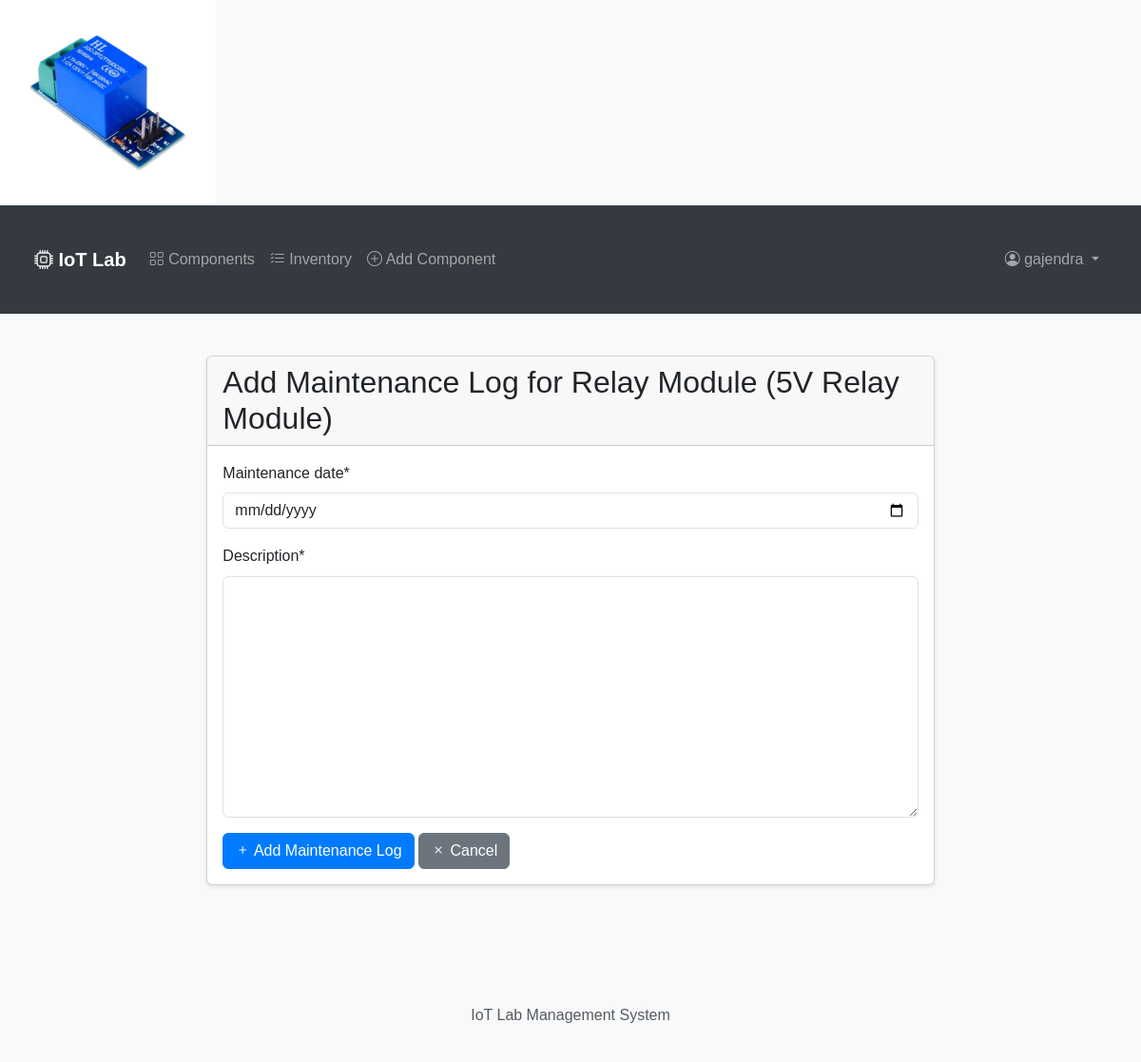
The page /component/10/maintenance/ (signed in) on the database its author committed.
### components/models.py (models this page shows, shortened)
class Component(models.Model):
    STATUS_CHOICES = [
        ('available', 'Available'),
        ('in_use', 'In Use'),
        ('maintenance', 'Under Maintenance'),
        ('retired', 'Retired'),
    ]
    name = models.CharField(max_length=200)
    category = models.ForeignKey(Category, on_delete=models.CASCADE, related_name='components')
    description = models.TextField()
    serial_number = models.CharField(max_length=100, unique=True, null=True, blank=True)
    quantity = models.PositiveIntegerField(default=1)
    status = models.CharField(max_length=20, choices=STATUS_CHOICES, default='available')
    location = models.CharField(max_length=200)
    purchase_date = models.DateField()
    last_maintenance_date = models.DateField(null=True, blank=True)
    next_maintenance_date = models.DateField(null=True, blank=True)
    created_by = models.ForeignKey(User, on_delete=models.CASCADE, related_name='created_components')
    created_at = models.DateTimeField(auto_now_add=True)
    updated_at = models.DateTimeField(auto_now=True)
    image = models.ImageField(upload_to='components/', null=True, blank=True)

### components/views.py (the view)
# urls.py: path('component/<int:pk>/maintenance/', views.add_maintenance_log, name='add-maintenance-log'),
@login_required
def add_maintenance_log(request, pk):
    component = get_object_or_404(Component, pk=pk)
    if request.method == 'POST':
        form = MaintenanceLogForm(request.POST)
        if form.is_valid():
            maintenance_log = form.save(commit=False)
            maintenance_log.component = component
            maintenance_log.performed_by = request.user
            maintenance_log.save()
            messages.success(request, 'Maintenance log added successfully!')
            return redirect('component-detail', pk=pk)
    else:
        form = MaintenanceLogForm()
    return render(request, 'components/maintenance_log_form.html', {'form': form, 'component': component})

### components/forms.py
class MaintenanceLogForm(forms.ModelForm):
    class Meta:
        model = MaintenanceLog
        fields = ['maintenance_date', 'description']
        widgets = {
            'maintenance_date': forms.DateInput(attrs={'type': 'date'}),
        }

### components/templates/components/maintenance_log_form.html (shortened to what this page needs)
{% extends "components/base.html" %}
{% load crispy_forms_tags %}
{% block content %}
<div class="row">
    <div class="col-md-8 offset-md-2">
        <div class="card">
            <div class="card-header">
                <h2 class="mb-0">Add Maintenance Log for {{ component.name }}</h2>
            </div>
            <div class="card-body">
                <form method="post">
                    {{ form|crispy }}
                    <div class="mt-3">
                        <button type="submit" class="btn btn-primary">
                            <i class="bi bi-plus"></i> Add Maintenance Log
                        </button>
                        <a href="{% url 'component-detail' component.pk %}" class="btn btn-secondary">
                            <i class="bi bi-x"></i> Cancel
                        </a>
                    </div>
                </form>
            </div>
        </div>
    </div>
</div>
{% endblock %}

### components/templates/components/base.html (shortened to what this page needs)
<!DOCTYPE html>
<html lang="en">
<head>
    <link href="https://cdn.jsdelivr.net/npm/bootstrap@5.3.0/dist/css/bootstrap.min.css" rel="stylesheet">
    <link rel="stylesheet" href="https://cdn.jsdelivr.net/npm/bootstrap-icons@1.7.2/font/bootstrap-icons.css">
    {% load static %}
    <link rel="stylesheet" href="/lab-manager/static/css/main.css">
    {% get_media_prefix as media_prefix %}
    <img src="{{ media_prefix }}components/{{ component.image.name }}">
</head>
<body>
    <nav class="navbar navbar-expand-lg navbar-dark">
        <div class="container">
            <a class="navbar-brand" href="{% url 'home' %}">
                <i class="bi bi-cpu"></i> IoT Lab
            </a>
            <div class="collapse navbar-collapse" id="navbarNav">
                <ul class="navbar-nav me-auto">
                    <li class="nav-item">
                        <a class="nav-link" href="{% url 'component-list' %}">
                            <i class="bi bi-grid"></i> Components
                        </a>
                    </li>
                    <li class="nav-item">
                        <a class="nav-link" href="{% url 'inventory-list' %}">
                            <i class="bi bi-list-check"></i> Inventory
                        </a>
                    </li>
                    {% if user.is_authenticated %}
                    <li class="nav-item">
                        <a class="nav-link" href="{% url 'component-create' %}">
                            <i class="bi bi-plus-circle"></i> Add Component
                        </a>
                    </li>
                    {% endif %}
                </ul>
                <ul class="navbar-nav">
                    {% if user.is_authenticated %}
                    <li class="nav-item dropdown">
                        <a class="nav-link dropdown-toggle" href="#" id="userDropdown" role="button" data-bs-toggle="dropdown">
                            <i class="bi bi-person-circle"></i> {{ user.username }}
                        </a>
                    </li>
                    {% else %}
                    <li class="nav-item">
                        <a class="nav-link" href="{% url 'login' %}">
                            <i class="bi bi-box-arrow-in-right"></i> Login
                        </a>
                    </li>
                    {% endif %}
                </ul>
            </div>
        </div>
    </nav>
    <div class="container mt-4">
        {% block content %}
        {% endblock %}
    </div>
    <footer class="footer mt-5 py-3 bg-light">
        <div class="container text-center">
            <span class="text-muted">IoT Lab Management System</span>
        </div>
    </footer>
</body>
</html>

### components/static/css/main.css (style rules this page uses)
body { font-family: Arial, sans-serif; line-height: 1.6; margin: 0; padding: 0; background-color: #f8f9fa; }
.container { max-width: 1200px; margin: 0 auto; padding: 20px; }
.navbar { background-color: #343a40; padding: 1rem; }
.navbar-brand { color: white; font-weight: bold; }
.card { margin-bottom: 20px; box-shadow: 0 2px 4px rgba(0,0,0,0.1); }
.btn-primary { background-color: #007bff; border-color: #007bff; }

### rows shown on the page
Component: image.name (picture), name "Relay Module (5V Relay Module)"

### other values the page prints
{{ user.username }} "gajendra"
